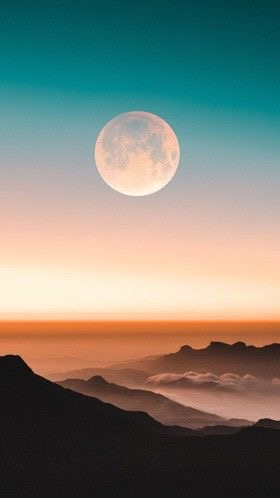
#> input picture IMG_7231.JPG, 280 x 498 px
$ jupyter execute Image_hw.ipynb
#> lines starting #> are read from the running program, lines starting #| are printed output that depends on the picture
[cell 1]
import matplotlib.pyplot as plt
import numpy as np
from math import sqrt
from PIL import Image, ImageFilter, ImageDraw
from PIL.ImageFilter import (
   BLUR, CONTOUR, DETAIL, EDGE_ENHANCE, EDGE_ENHANCE_MORE,
   EMBOSS, FIND_EDGES, SMOOTH, SMOOTH_MORE, SHARPEN
)
from PIL.ImageFilter import (
    GaussianBlur
    )
from PIL.ImageFilter import (
    RankFilter, MedianFilter, MinFilter, MaxFilter
    )

[cell 2]
photo = Image.open('IMG_7231.JPG')
#> photo is the input picture: PIL image 280x498 RGB; mean R, G, B 121.8, 127, 117.2
plt.imshow(photo)

[cell 3]
filter1 = photo.filter(FIND_EDGES)
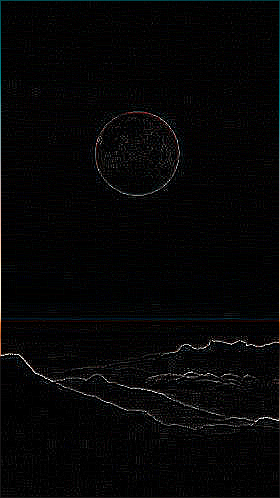
#> filter1: PIL image 280x498 RGB; mean R, G, B 5.6, 5.6, 5.9
plt.imshow(filter1)

[cell 4]
filter2 = photo.filter(GaussianBlur(radius=10))
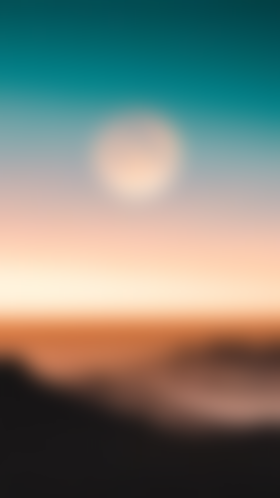
#> filter2: PIL image 280x498 RGB; mean R, G, B 121.8, 127, 117.2
plt.imshow(filter2)

[cell 5]
km = (
     -2, -1,  0,
     -1,  1,  1,
      0,  1,  2
      )
k = ImageFilter.Kernel(
    size=(3, 3),
    kernel=km,
    scale=sum(km),
    offset=0
    )
filter3 = photo.filter(k)
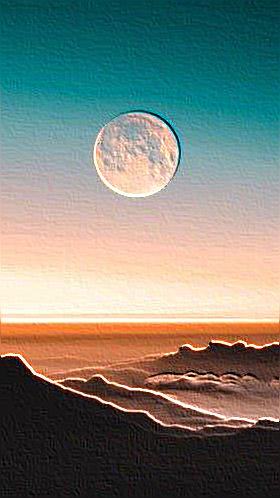
#> filter3: PIL image 280x498 RGB; mean R, G, B 120.1, 126.8, 117.4
plt.imshow(filter3)

[cell 6]
filter4 = photo.filter(CONTOUR)
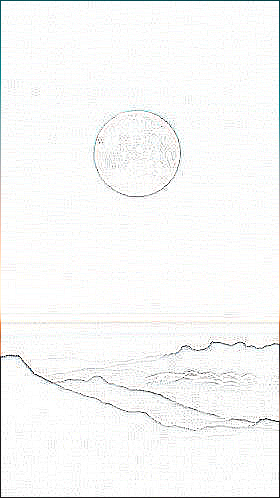
#> filter4: PIL image 280x498 RGB; mean R, G, B 248.2, 248.7, 248.3
plt.imshow(filter4)

[cell 7]
filter5 = photo.filter(EMBOSS)
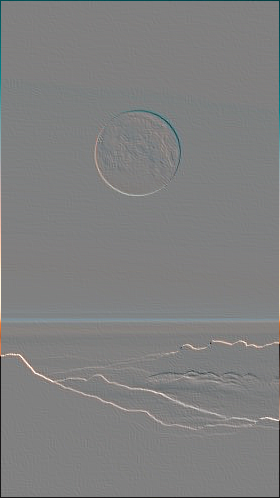
#> filter5: PIL image 280x498 RGB; mean R, G, B 127.4, 127.7, 127.7
plt.imshow(filter5)
